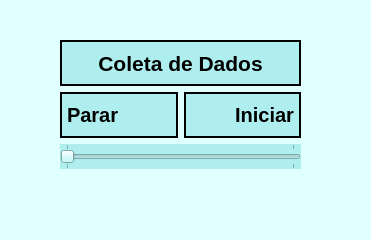
<?xml version="1.0" encoding="UTF-8"?>
<ui version="4.0">
 <class>Dados</class>
 <widget class="QMainWindow" name="Dados">
  <property name="geometry">
   <rect>
    <x>0</x>
    <y>0</y>
    <width>371</width>
    <height>240</height>
   </rect>
  </property>
  <property name="windowTitle">
   <string>MainWindow</string>
  </property>
  <property name="styleSheet">
   <string notr="true">background-color: #E0FFFF;</string>
  </property>
  <widget class="QWidget" name="centralwidget">
   <widget class="QWidget" name="layoutWidget">
    <property name="geometry">
     <rect>
      <x>60</x>
      <y>40</y>
      <width>241</width>
      <height>129</height>
     </rect>
    </property>
    <layout class="QGridLayout" name="gridLayout">
     <item row="0" column="0" colspan="2">
      <widget class="QLabel" name="label">
       <property name="font">
        <font>
         <pointsize>16</pointsize>
         <weight>75</weight>
         <bold>true</bold>
         <strikeout>false</strikeout>
        </font>
       </property>
       <property name="styleSheet">
        <string notr="true">background-color: #AFEEEE;
color: rgb(0, 0, 0);</string>
       </property>
       <property name="frameShape">
        <enum>QFrame::Box</enum>
       </property>
       <property name="lineWidth">
        <number>2</number>
       </property>
       <property name="text">
        <string>Coleta de Dados</string>
       </property>
       <property name="alignment">
        <set>Qt::AlignCenter</set>
       </property>
      </widget>
     </item>
     <item row="1" column="0">
      <widget class="QLabel" name="label_2">
       <property name="font">
        <font>
         <pointsize>15</pointsize>
         <weight>75</weight>
         <bold>true</bold>
        </font>
       </property>
       <property name="styleSheet">
        <string notr="true">background-color: #AFEEEE;
color: rgb(0, 0, 0);</string>
       </property>
       <property name="frameShape">
        <enum>QFrame::Box</enum>
       </property>
       <property name="lineWidth">
        <number>2</number>
       </property>
       <property name="text">
        <string>Parar</string>
       </property>
      </widget>
     </item>
     <item row="1" column="1">
      <widget class="QLabel" name="label_3">
       <property name="font">
        <font>
         <pointsize>15</pointsize>
         <weight>75</weight>
         <bold>true</bold>
        </font>
       </property>
       <property name="styleSheet">
        <string notr="true">background-color: #AFEEEE;
color: rgb(0, 0, 0);</string>
       </property>
       <property name="frameShape">
        <enum>QFrame::Box</enum>
       </property>
       <property name="frameShadow">
        <enum>QFrame::Plain</enum>
       </property>
       <property name="lineWidth">
        <number>2</number>
       </property>
       <property name="text">
        <string>Iniciar</string>
       </property>
       <property name="alignment">
        <set>Qt::AlignRight|Qt::AlignTrailing|Qt::AlignVCenter</set>
       </property>
      </widget>
     </item>
     <item row="2" column="0" colspan="2">
      <widget class="QSlider" name="Slider_dados">
       <property name="cursor">
        <cursorShape>PointingHandCursor</cursorShape>
       </property>
       <property name="styleSheet">
        <string notr="true">background-color: #AFEEEE;</string>
       </property>
       <property name="maximum">
        <number>1</number>
       </property>
       <property name="orientation">
        <enum>Qt::Horizontal</enum>
       </property>
       <property name="tickPosition">
        <enum>QSlider::TicksBothSides</enum>
       </property>
       <property name="tickInterval">
        <number>0</number>
       </property>
      </widget>
     </item>
    </layout>
   </widget>
  </widget>
 </widget>
 <resources/>
 <connections/>
</ui>
